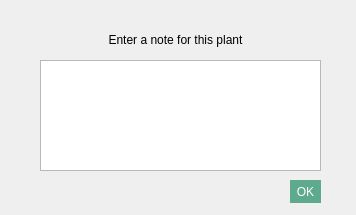
<?xml version="1.0" encoding="UTF-8"?>
<ui version="4.0">
 <class>Dialog</class>
 <widget class="QDialog" name="Dialog">
  <property name="geometry">
   <rect>
    <x>0</x>
    <y>0</y>
    <width>356</width>
    <height>215</height>
   </rect>
  </property>
  <property name="windowTitle">
   <string>Add Plant Note</string>
  </property>
  <widget class="QTextEdit" name="textEdit_note">
   <property name="geometry">
    <rect>
     <x>40</x>
     <y>60</y>
     <width>281</width>
     <height>111</height>
    </rect>
   </property>
  </widget>
  <widget class="QLabel" name="lbl_descripe_3">
   <property name="geometry">
    <rect>
     <x>0</x>
     <y>30</y>
     <width>351</width>
     <height>20</height>
    </rect>
   </property>
   <property name="text">
    <string>Enter a note for this plant</string>
   </property>
   <property name="alignment">
    <set>Qt::AlignCenter</set>
   </property>
  </widget>
  <widget class="QPushButton" name="btn_ok">
   <property name="geometry">
    <rect>
     <x>290</x>
     <y>180</y>
     <width>31</width>
     <height>23</height>
    </rect>
   </property>
   <property name="styleSheet">
    <string notr="true">background-color: rgb(94, 170, 142);
border: none;
color: white;</string>
   </property>
   <property name="text">
    <string>OK</string>
   </property>
  </widget>
 </widget>
 <resources/>
 <connections/>
</ui>
